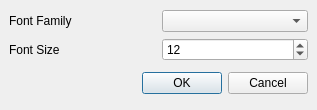
<ui version="4.0" >
 <class>X11FontDialog</class>
 <widget class="QDialog" name="X11FontDialog" >
  <property name="geometry" >
   <rect>
    <x>0</x>
    <y>0</y>
    <width>317</width>
    <height>110</height>
   </rect>
  </property>
  <property name="windowTitle" >
   <string>Select a Font</string>
  </property>
  <layout class="QGridLayout" >
   <property name="margin" >
    <number>9</number>
   </property>
   <property name="spacing" >
    <number>6</number>
   </property>
   <item row="0" column="0" >
    <layout class="QGridLayout" >
     <property name="margin" >
      <number>0</number>
     </property>
     <property name="spacing" >
      <number>6</number>
     </property>
     <item row="0" column="0" >
      <widget class="QLabel" name="labelFamily" >
       <property name="text" >
        <string>Font Family</string>
       </property>
      </widget>
     </item>
     <item row="0" column="1" >
      <widget class="QComboBox" name="comboBoxFont" />
     </item>
     <item row="1" column="0" >
      <widget class="QLabel" name="labelSize" >
       <property name="text" >
        <string>Font Size</string>
       </property>
      </widget>
     </item>
     <item row="1" column="1" >
      <widget class="QSpinBox" name="spinBoxSize" >
       <property name="maximum" >
        <number>48</number>
       </property>
       <property name="minimum" >
        <number>4</number>
       </property>
       <property name="value" >
        <number>12</number>
       </property>
      </widget>
     </item>
    </layout>
   </item>
   <item row="1" column="0" >
    <layout class="QHBoxLayout" >
     <property name="margin" >
      <number>0</number>
     </property>
     <property name="spacing" >
      <number>6</number>
     </property>
     <item>
      <spacer>
       <property name="orientation" >
        <enum>Qt::Horizontal</enum>
       </property>
       <property name="sizeHint" >
        <size>
         <width>131</width>
         <height>31</height>
        </size>
       </property>
      </spacer>
     </item>
     <item>
      <widget class="QPushButton" name="okButton" >
       <property name="text" >
        <string>OK</string>
       </property>
      </widget>
     </item>
     <item>
      <widget class="QPushButton" name="cancelButton" >
       <property name="text" >
        <string>Cancel</string>
       </property>
      </widget>
     </item>
    </layout>
   </item>
  </layout>
 </widget>
 <resources/>
 <connections>
  <connection>
   <sender>okButton</sender>
   <signal>clicked()</signal>
   <receiver>X11FontDialog</receiver>
   <slot>accept()</slot>
   <hints>
    <hint type="sourcelabel" >
     <x>278</x>
     <y>253</y>
    </hint>
    <hint type="destinationlabel" >
     <x>96</x>
     <y>254</y>
    </hint>
   </hints>
  </connection>
  <connection>
   <sender>cancelButton</sender>
   <signal>clicked()</signal>
   <receiver>X11FontDialog</receiver>
   <slot>reject()</slot>
   <hints>
    <hint type="sourcelabel" >
     <x>369</x>
     <y>253</y>
    </hint>
    <hint type="destinationlabel" >
     <x>179</x>
     <y>282</y>
    </hint>
   </hints>
  </connection>
 </connections>
</ui>
